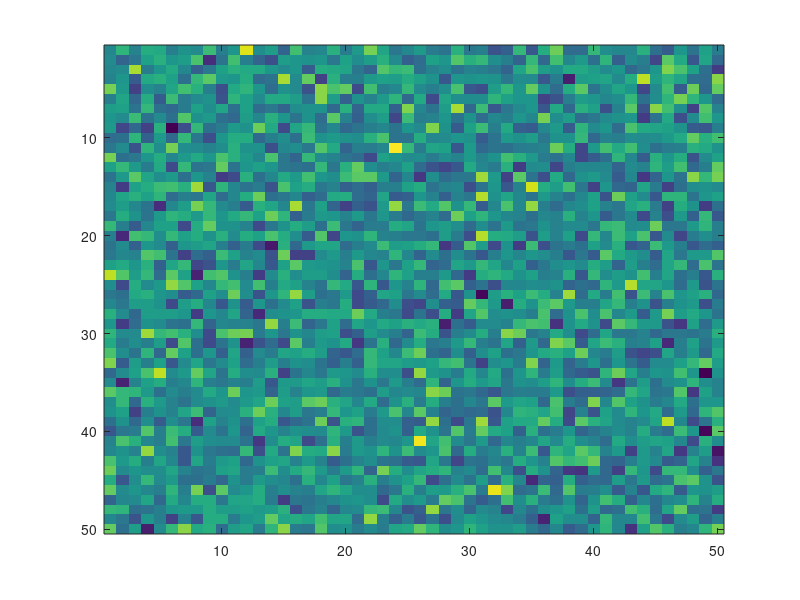

Here is the MATLAB script that generated this plot: (Note: this script raises an error after producing the figure.)
% "imagesc", but not "plot"
% f = getframe(figure(1)); % catch figue with axis
% f = getframe; % catch figure without axis

clc;clear all;close all; format compact;

z=imagesc(randn(50,50));
set(gcf, 'Color' ,'w'); % set background to be white
% f = getframe(figure(1)); % with axis
f = getframe; % without axis
[im,map] = rgb2ind(f.cdata,512,'nodither');

for k = 1:20
    k
    imagesc(k*randn(20,20)),title(['B=' num2str(k)]);
    set(gcf, 'Color' ,'w');
%     f = getframe(figure(1));
    f = getframe; % without axis
    im(:,:,1,k) = rgb2ind(f.cdata,map,'nodither');
%     pause(0.2);
end
imwrite(im,map,'gif_example.gif','DelayTime',0.25)
